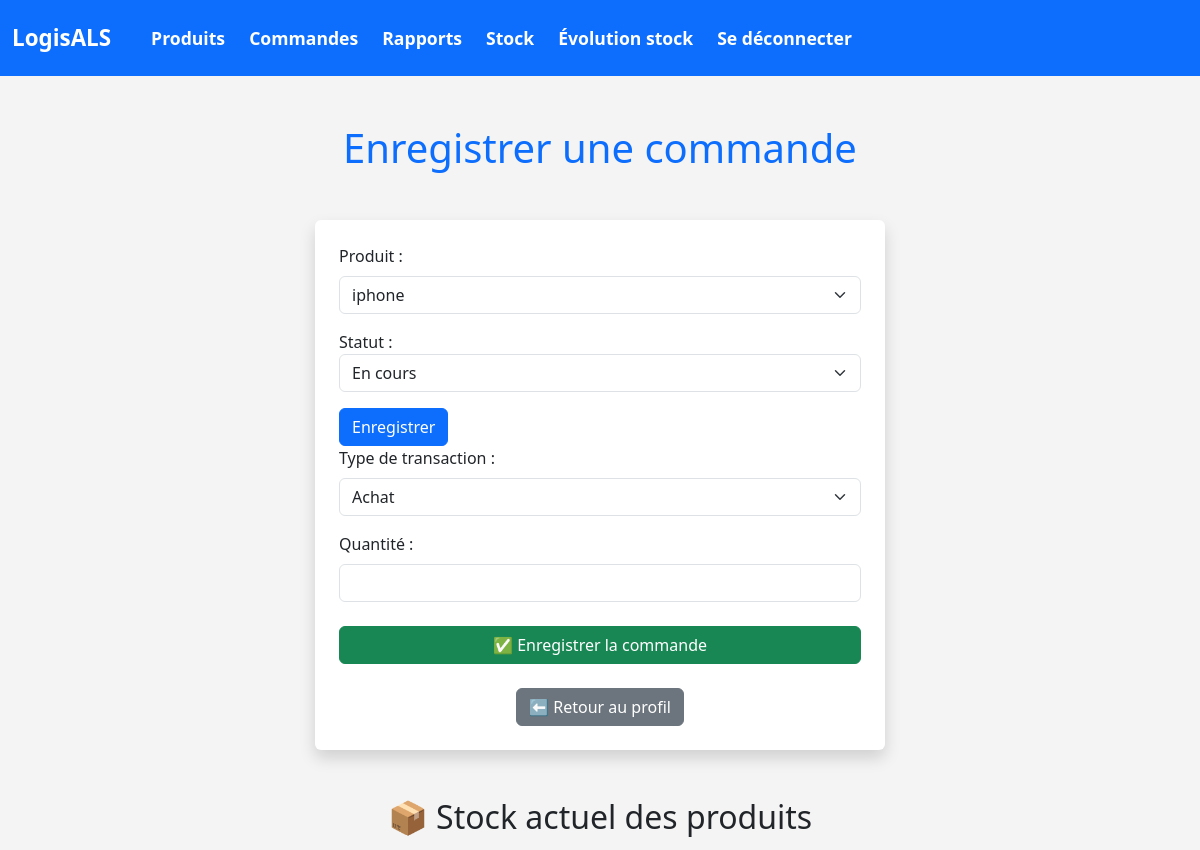
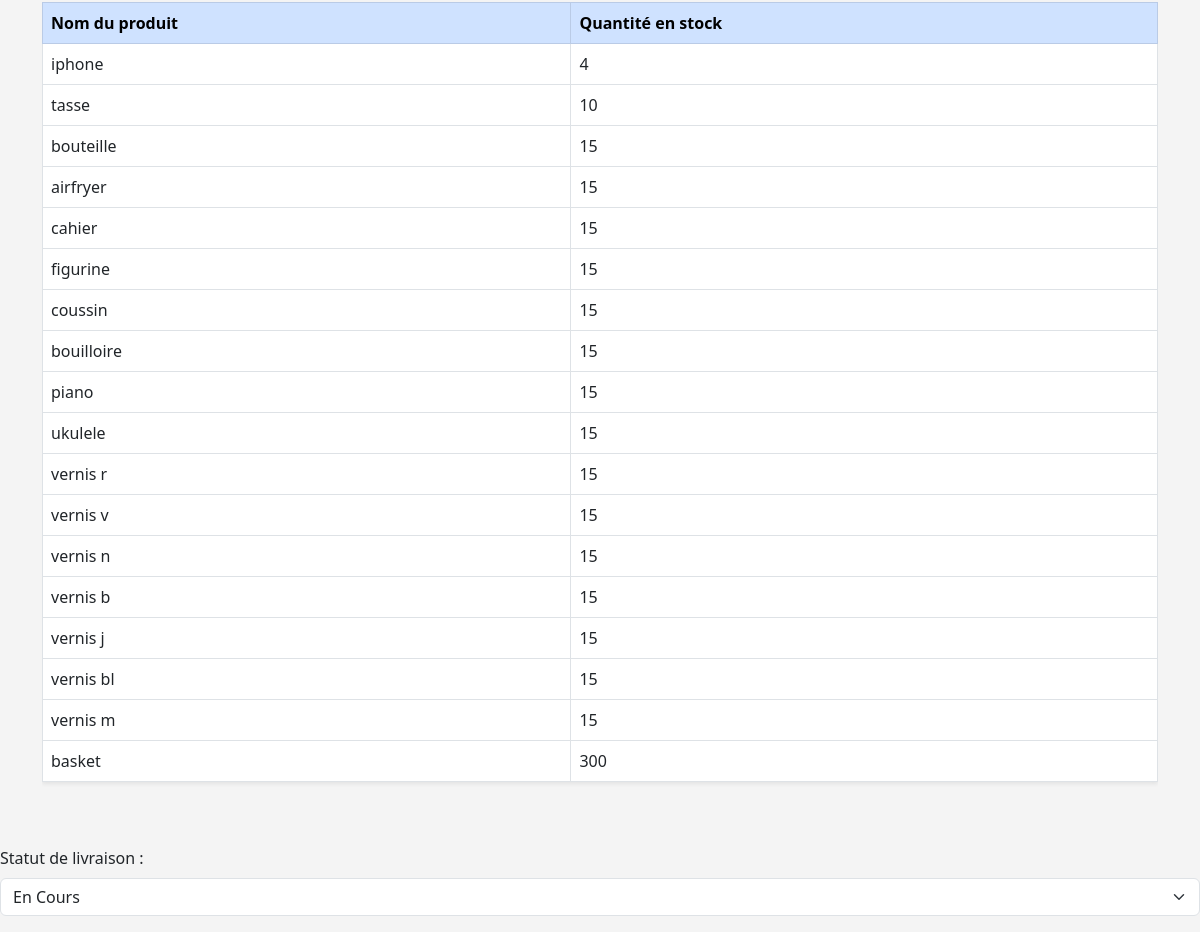
The app's page /inventaire/commande/enregistrer/ with its own data (2 pictures, top to bottom).
### inventaire/models.py (models this page shows, shortened)
class Produit(models.Model):
    nom = models.CharField(max_length=100)
    description = models.TextField()
    prix = models.PositiveIntegerField()
    quantite_stock = models.PositiveIntegerField()
    date_ajout = models.DateTimeField(auto_now_add=True)
    seuil_min = models.PositiveIntegerField(default=5)  # seuil critique
    seuil_max = models.PositiveIntegerField(default=100)  # stock idéal  #
    vendeur = models.CharField(max_length=100, blank=True, null=True)

### inventaire/views.py (the view, shortened to what this page needs)
# urls.py: path('commande/enregistrer/', views.enregistrer_commande, name='enregistrer_commande'),
def enregistrer_commande(request):
    produits = Produit.objects.all()
    return render(request, 'inventaire/enregistrer_commande.html', {'produits': produits})

### inventaire/templates/inventaire/enregistrer_commande.html (shortened to what this page needs)
<!DOCTYPE html>
<html lang="fr">
{% load static %}
<head>
    <link href="https://cdn.jsdelivr.net/npm/bootstrap@5.3.0/dist/css/bootstrap.min.css" rel="stylesheet">
</head>
<body style="background-color: #f4f4f4;">
{% include 'inventaire/navbar.html' %}
<div class="container py-5">
    <h1 class="text-center text-primary mb-5">Enregistrer une commande</h1>
    <div class="row justify-content-center">
        <div class="col-md-8 col-lg-6 bg-white p-4 rounded shadow">
            <form method="POST">
                <div class="mb-3">
                    <label for="produit_id" class="form-label">Produit :</label>
                    <select name="produit_id" class="form-select" required>
                        {% for produit in produits %}
                            <option value="{{ produit.id }}">{{ produit.nom }}</option>
                        {% endfor %}
                    </select>
                </div>
                <label for="statut">Statut :</label>
                <select name="statut" id="statut" required class="form-select">
                    <option value="en_cours">En cours</option>
                </select>
                <button type="submit" class="btn btn-primary mt-3">Enregistrer</button>
                <div class="mb-3">
                    <label for="type_transaction" class="form-label">Type de transaction :</label>
                    <select name="type_transaction" class="form-select" required>
                        <option value="achat">Achat</option>
                    </select>
                </div>
                <div class="mb-4">
                    <label for="quantite" class="form-label">Quantité :</label>
                    <input type="number" name="quantite" min="1" class="form-control" required>
                </div>
                <button type="submit" class="btn btn-success w-100">✅ Enregistrer la commande</button>
            </form>
            <div class="text-center mt-4">
                <a href="{% url 'profile' %}" class="btn btn-secondary">⬅ Retour au profil</a>
            </div>
        </div>
    </div>
    <h2 class="text-center mt-5 text-dark">📦 Stock actuel des produits</h2>
    <div class="table-responsive mt-3">
        <table class="table table-bordered table-hover bg-white shadow-sm">
            <thead class="table-primary">
                <tr>
                    <th>Nom du produit</th>
                    <th>Quantité en stock</th>
                </tr>
            </thead>
            <tbody>
                {% for produit in produits %}
                    <tr>
                        <td>{{ produit.nom }}</td>
                        <td>{{ produit.quantite_stock }}</td>
                    </tr>
                {% endfor %}
            </tbody>
        </table>
    </div>
</div>
</body>
</html>
<div class="mb-3">
    <label for="statut" class="form-label">Statut de livraison :</label>
    <select name="statut" class="form-select" required>
        <option value="en_cours">En Cours</option>
    </select>
</div>

### records on screen
Produit: nom "iphone", quantite_stock "4"
Produit: nom "tasse", quantite_stock "10"
Produit: nom "bouteille", quantite_stock "15"
Produit: nom "airfryer", quantite_stock "15"
Produit: nom "cahier", quantite_stock "15"
Produit: nom "figurine", quantite_stock "15"
Produit: nom "coussin", quantite_stock "15"
Produit: nom "bouilloire", quantite_stock "15"
Produit: nom "piano", quantite_stock "15"
Produit: nom "ukulele", quantite_stock "15"
Produit: nom "vernis r", quantite_stock "15"
Produit: nom "vernis v", quantite_stock "15"
Produit: nom "vernis n", quantite_stock "15"
Produit: nom "vernis b", quantite_stock "15"
Produit: nom "vernis j", quantite_stock "15"
Produit: nom "vernis bl", quantite_stock "15"
Produit: nom "vernis m", quantite_stock "15"
Produit: nom "basket", quantite_stock "300"

### other values on screen
form field produit_id "iphone"
